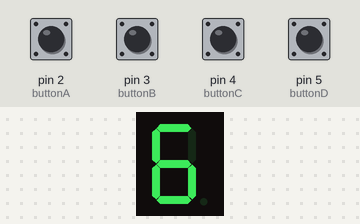
This sketch was run on a simulated Arduino Uno, built with avr-gcc and run on an emulated ATmega328P. On the bench: 1-digit seven-segment display. Wiring (inferred from the names in the program): 1-digit 7-segment display, segments lit when HIGH: segments pin 7, pin 8, pin 9, pin 11, pin 10, pin 13, pin 12. Inputs (shaded band) come from the test bench; at power-on: pin 2 (buttonA), pin 3 (buttonB), pin 4 (buttonC), pin 5 (buttonD) LOW. The segment pins are drawn as the display they are named for.

Above: at 1.2 s.
1.3 s: pin 2 (buttonA) pulled HIGH for 0.15 s
At 1.37 s:
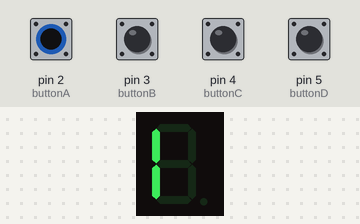
2.9 s: pin 3 (buttonB) pulled HIGH for 0.15 s
At 2.97 s:
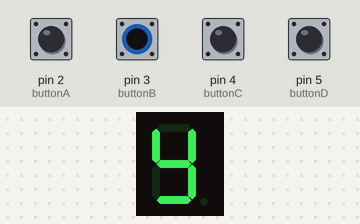
4.5 s: pin 4 (buttonC) pulled HIGH for 0.15 s
At 4.57 s:
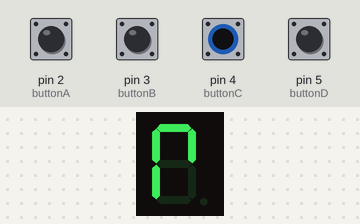
6.1 s: pin 5 (buttonD) pulled HIGH for 0.15 s
At 6.17 s:
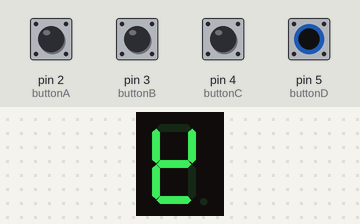
7.7 s: pin 2 (buttonA) driven HIGH and pin 4 (buttonC) driven HIGH
At 8.7 s:
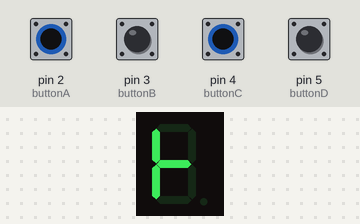
9.2 s: pin 3 (buttonB) pulled HIGH for 1 s
At 9.9 s:
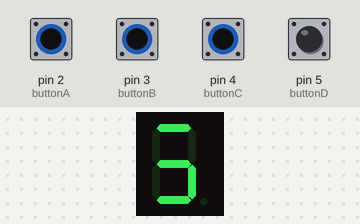
Timing chart, 0 to 12.2 s (numbered marks = the images above; inputs shaded):
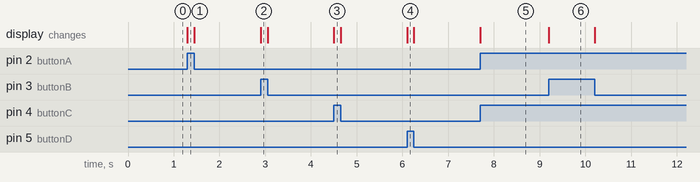

The sketch:

Buzzer.ino
```cpp
 // LEDs de los segmentos A-G
int ledA = 12;  // seccion A
int ledB = 13;  // seccion B
int ledC = 10;  // seccion C
int ledD = 11;  // seccion D
int ledE = 9;   // seccion E
int ledF = 8;   // seccion F
int ledG = 7;   // seccion G

// Pines para los botones
int buttonA = 2;
int buttonB = 3;
int buttonC = 4;
int buttonD = 5;

// Estados de los botones
int EstadoA = 0;
int EstadoB = 0;
int EstadoC = 0;
int EstadoD = 0;

void setup() {
  // Botones como entradas
  pinMode(buttonA, INPUT);
  pinMode(buttonB, INPUT);
  pinMode(buttonC, INPUT);
  pinMode(buttonD, INPUT);

  // LEDs de los segmentos como salidas
  pinMode(ledA, OUTPUT);
  pinMode(ledB, OUTPUT);
  pinMode(ledC, OUTPUT);
  pinMode(ledD, OUTPUT);
  pinMode(ledE, OUTPUT);
  pinMode(ledF, OUTPUT);
  pinMode(ledG, OUTPUT);
}

void loop() {
  // Lectura de los estados de los botones
  EstadoA = digitalRead(buttonA);
  EstadoB = digitalRead(buttonB);
  EstadoC = digitalRead(buttonC);
  EstadoD = digitalRead(buttonD);

  // Determinar que numero mostra en los botones presionados
  int numero = determinarNumero(EstadoA, EstadoB, EstadoC, EstadoD);

  // Mostrar el numero usando los LEDs del display de 7 segmentos
  mostrarNumero(numero);
}

// Funcion para determinar el numero basado en la combinacion de los botones
int determinarNumero(int A, int B, int C, int D) {
  if (A == LOW && B == LOW && C == LOW && D == LOW) return 0; // Ningún botón presionado -> 0
  if (A == HIGH && B == LOW && C == LOW && D == LOW) return 1; // Solo A presionado -> 1
  if (A == LOW && B == HIGH && C == LOW && D == LOW) return 2; // Solo B presionado -> 2
  if (A == LOW && B == LOW && C == LOW && D == HIGH) return 3; // D presionados -> 3 debe ser D
  if (A == LOW && B == LOW && C == HIGH && D == LOW) return 4; // Solo C presionado -> 4 debe ser C
  if (A == HIGH && B == HIGH && C == LOW && D == LOW) return 5; // A y B presionados -> 5 debe ser A y B
  if (A == HIGH && B == LOW && C == LOW && D == HIGH) return 6; // A y D presionados -> 6 debe ser A y D
  if (A == HIGH && B == LOW && C == HIGH && D == LOW) return 7; // A y C presionados -> 7 debe ser A y C
  if (A == LOW && B == HIGH && C == LOW && D == HIGH) return 8; // B y D presionado -> 8 debe ser B y D
  if (A == LOW && B == HIGH && C == HIGH && D == LOW) return 9; // B y C presionados -> 9 debe ser B y C
  if (A == LOW && B == LOW && C == HIGH && D == HIGH) return 10;// C y D FALTA LOS LEDS
  if (A == HIGH && B == HIGH && C == LOW && D == HIGH) return 11;// A, B y D
  if (A == HIGH && B == HIGH && C == HIGH && D == LOW) return 12;// A, B y C
  if (A == HIGH && B == LOW && C == HIGH && D == HIGH) return 13;// A, C Y D
  if (A == LOW && B == HIGH && C == HIGH && D == HIGH) return 14;// B, C y D
  if (A == HIGH && B == HIGH && C == HIGH && D == HIGH) return 15;// A, B, C, D
  return -1; // Combinacion no valida
}

// Funcion para mostrar el numero en los LEDs
void mostrarNumero(int numero) {
  switch (numero) {
    case 0: // Mostrar 0
      digitalWrite(ledA, HIGH);
      digitalWrite(ledB, HIGH);
      digitalWrite(ledC, HIGH);
      digitalWrite(ledD, HIGH);
      digitalWrite(ledE, HIGH);
      digitalWrite(ledF, LOW);
      digitalWrite(ledG, HIGH);
      break;
    case 1: // Mostrar 1
      digitalWrite(ledA, LOW);
      digitalWrite(ledB, HIGH);
      digitalWrite(ledC, HIGH);
      digitalWrite(ledD, LOW);
      digitalWrite(ledE, LOW);
      digitalWrite(ledF, LOW);
      digitalWrite(ledG, LOW);
      break;
    case 2: // Mostrar 2
      digitalWrite(ledA, HIGH);
      digitalWrite(ledB, HIGH);
      digitalWrite(ledC, LOW);
      digitalWrite(ledD, HIGH);
      digitalWrite(ledE, HIGH);
      digitalWrite(ledF, HIGH);
      digitalWrite(ledG, LOW);
      break;
    case 3: // Mostrar 3
      digitalWrite(ledA, HIGH);
      digitalWrite(ledB, HIGH);
      digitalWrite(ledC, HIGH);
      digitalWrite(ledD, HIGH);
      digitalWrite(ledE, LOW);
      digitalWrite(ledF, HIGH);
      digitalWrite(ledG, LOW);
      break;
    case 4: // Mostrar 4
      digitalWrite(ledA, LOW);
      digitalWrite(ledB, HIGH);
      digitalWrite(ledC, HIGH);
      digitalWrite(ledD, LOW);
      digitalWrite(ledE, LOW);
      digitalWrite(ledF, HIGH);
      digitalWrite(ledG, HIGH);
      break;
    case 5: // Mostrar 5
      digitalWrite(ledA, HIGH);
      digitalWrite(ledB, LOW);
      digitalWrite(ledC, HIGH);
      digitalWrite(ledD, HIGH);
      digitalWrite(ledE, LOW);
      digitalWrite(ledF, HIGH);
      digitalWrite(ledG, HIGH);
      break;
    case 6: // Mostrar 6
      digitalWrite(ledA, HIGH);
      digitalWrite(ledB, LOW);
      digitalWrite(ledC, HIGH);
      digitalWrite(ledD, HIGH);
      digitalWrite(ledE, HIGH);
      digitalWrite(ledF, HIGH);
      digitalWrite(ledG, HIGH);
      break;
    case 7: // Mostrar 7
      digitalWrite(ledA, HIGH);
      digitalWrite(ledB, HIGH);
      digitalWrite(ledC, HIGH);
      digitalWrite(ledD, LOW);
      digitalWrite(ledE, LOW);
      digitalWrite(ledF, LOW);
      digitalWrite(ledG, LOW);
      break;
    case 8: // Mostrar 8
      digitalWrite(ledA, HIGH);
      digitalWrite(ledB, HIGH);
      digitalWrite(ledC, HIGH);
      digitalWrite(ledD, HIGH);
      digitalWrite(ledE, HIGH);
      digitalWrite(ledF, HIGH);
      digitalWrite(ledG, HIGH);
      break;
    case 9: // Mostrar 9
      digitalWrite(ledA, HIGH);
      digitalWrite(ledB, HIGH);
      digitalWrite(ledC, HIGH);
      digitalWrite(ledD, HIGH);
      digitalWrite(ledE, LOW);
      digitalWrite(ledF, HIGH);
      digitalWrite(ledG, HIGH);
      break;
      case 10: // Mostrar 10
      digitalWrite(ledA, HIGH);
      digitalWrite(ledB, HIGH);
      digitalWrite(ledC, HIGH);
      digitalWrite(ledD, LOW);
      digitalWrite(ledE, HIGH);
      digitalWrite(ledF, HIGH);
      digitalWrite(ledG, HIGH);
      break;
      case 11: // Mostrar 10
      digitalWrite(ledA, LOW);
      digitalWrite(ledB, LOW);
      digitalWrite(ledC, HIGH);
      digitalWrite(ledD, HIGH);
      digitalWrite(ledE, HIGH);
      digitalWrite(ledF, HIGH);
      digitalWrite(ledG, HIGH);
      break;
      case 12: // Mostrar 10
      digitalWrite(ledA, HIGH);
      digitalWrite(ledB, LOW);
      digitalWrite(ledC, LOW);
      digitalWrite(ledD, HIGH);
      digitalWrite(ledE, HIGH);
      digitalWrite(ledF, LOW);
      digitalWrite(ledG, HIGH);
      break;
      case 13: // Mostrar 10
      digitalWrite(ledA, LOW);
      digitalWrite(ledB, HIGH);
      digitalWrite(ledC, HIGH);
      digitalWrite(ledD, HIGH);
      digitalWrite(ledE, HIGH);
      digitalWrite(ledF, HIGH);
      digitalWrite(ledG, LOW);
      break;
      case 14: // Mostrar 10
      digitalWrite(ledA, HIGH);
      digitalWrite(ledB, LOW);
      digitalWrite(ledC, LOW);
      digitalWrite(ledD, HIGH);
      digitalWrite(ledE, HIGH);
      digitalWrite(ledF, HIGH);
      digitalWrite(ledG, HIGH);
      break;
      case 15: // Mostrar 10
      digitalWrite(ledA, HIGH);
      digitalWrite(ledB, LOW);
      digitalWrite(ledC, LOW);
      digitalWrite(ledD, LOW);
      digitalWrite(ledE, HIGH);
      digitalWrite(ledF, HIGH);
      digitalWrite(ledG, HIGH);
      break;
    default: // Apagar todo si la combinacion es invalida
      digitalWrite(ledA, LOW);
      digitalWrite(ledB, LOW);
      digitalWrite(ledC, LOW);
      digitalWrite(ledD, LOW);
      digitalWrite(ledE, LOW);
      digitalWrite(ledF, LOW);
      digitalWrite(ledG, LOW);
      break;
  }
}
```

Measured:
- after the input at 1.3 s, the display: changes at once (image 1)
- after the input at 2.9 s, the display: changes at once (image 2)
- after the input at 4.5 s, the display: changes at once (image 3)
- after the input at 6.1 s, the display: changes at once (image 4)
- after the input at 7.7 s, the display: first changes at once (image 5 shows a later state)
- after the input at 9.2 s, the display: changes at once (image 6)
